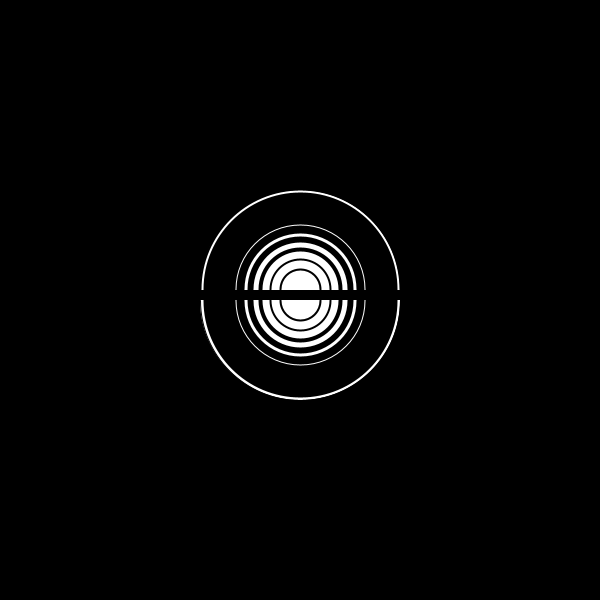
Frame 1 (no input)
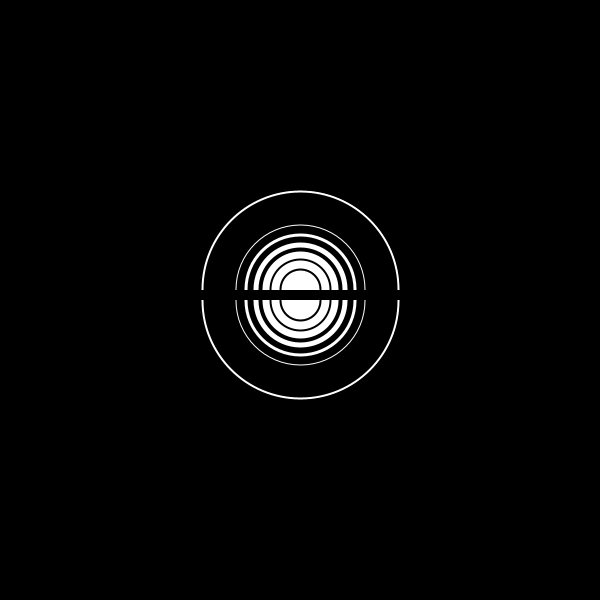
Frame 2 (the mouse pressed at the canvas centre, redrawn once)

The Processing sketch that drew these frames (run headless with seeded random() and noise(); the mouse was pressed at the canvas centre and the sketch redrawn once):

// Processing sketch: processing_86273
// ── processing_86273.pde

void setup()
{
  //taille de l'image
  size(600,600);
  background(0);
  smooth();
}
void draw()
{
  //arc de cercle en bas
 arc(300,300,200,200,0,PI);
 stroke(0);
 strokeWeight(14);
  arc(300,300,180,180,0,PI);
 strokeWeight(12);
  arc(300,300,160,160,0,PI);
  strokeWeight(10);
  arc(300,300,140,140,0,PI);
  strokeWeight(8);
  arc(300,300,120,120,0,PI);
  strokeWeight(6);
  arc(300,300,100,100,0,PI);
  strokeWeight(4);
  arc(300,300,80,80,0,PI);
  strokeWeight(2);
  arc(300,300,60,60,0,PI);
  arc(300,300,40,40,0,PI);
  //ouverture matrice
  pushMatrix();
  //faire descendre l'arc
  translate(600,690);
  //rotation a 180°
  rotate(PI);
  //arc de cercle en haut
  arc(300,400,200,200,0,PI);
   stroke(0);
   strokeWeight(14);
    arc(300,400,180,180,0,PI);
 strokeWeight(12);
  arc(300,400,160,160,0,PI);
  strokeWeight(10);
  arc(300,400,140,140,0,PI);
  strokeWeight(8);
  arc(300,400,120,120,0,PI);
  strokeWeight(6);
  arc(300,400,100,100,0,PI);
 strokeWeight(4);
  arc(300,400,80,80,0,PI);
  strokeWeight(2);
  arc(300,400,60,60,0,PI);
  arc(300,400,40,40,0,PI);
//fermture de la matrice
  popMatrix();
  noLoop();
}
